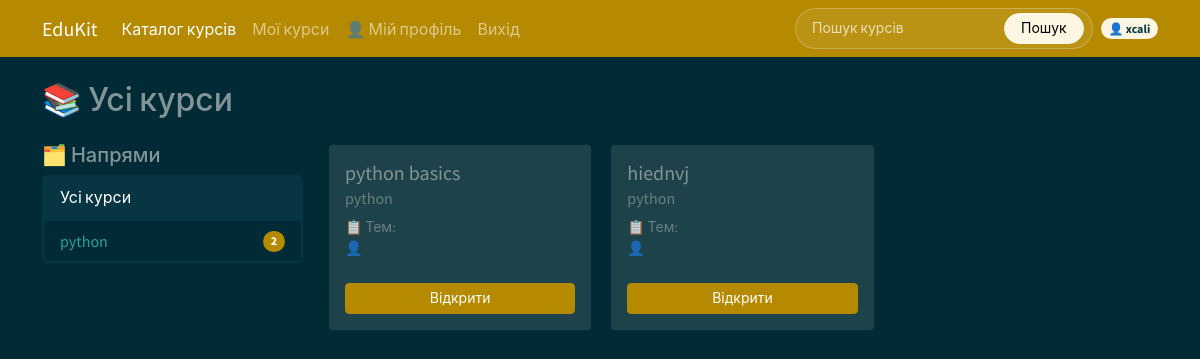
Page /course/ (signed in) on the committed database.
### courses/models.py (models this page shows, shortened)
class Subject(models.Model):
    title = models.CharField(max_length=200, verbose_name="Назва")
    slug = models.SlugField(max_length=200, unique=True)
    class Meta:
        verbose_name = "Спеціалізація"
        verbose_name_plural = "Спеціалізації"
        ordering = ['title']

class Course(models.Model):
    owner = models.ForeignKey(User, related_name='courses_created', on_delete=models.CASCADE, verbose_name="Викладач")
    subject = models.ForeignKey(Subject, related_name="courses", on_delete=models.CASCADE, verbose_name="Спеціалізація")
    title = models.CharField(max_length=500, verbose_name="Назва")
    slug = models.SlugField(max_length=500, unique=True, verbose_name="Коротка назва")
    overview = models.TextField(verbose_name="Опис")
    created = models.DateTimeField(auto_now_add=True)
    students = models.ManyToManyField(User, related_name='course_joined', blank=True, verbose_name="Зараховані студенти")
    published = models.BooleanField(default=False)
    class Meta:
        verbose_name = "Курс"
        verbose_name_plural = "Курси"
        ordering = ['-created']

### courses/views.py (the view)
# urls.py: path('', CourseListView.as_view(), name='course_list'),
class CourseListView(TemplateResponseMixin, View):
    model = Course
    template_name = 'courses/course/list.html'
    def get(self, request, subject=None):
        subjects = Subject.objects.annotate(
            total_courses=Count('courses', filter=Q(courses__published=True))
        ).filter(total_courses__gt=0)
        courses = Course.objects.filter(published=True).annotate(
            total_lessons=Count('lessons')
        )
        if subject:
            subject = get_object_or_404(Subject, slug=subject)
            courses = courses.filter(subject=subject, published=True)
        return self.render_to_response({
            'subjects': subjects,
            'subject': subject,
            'courses': courses,
        })

### courses/templatetags/courses.py (called while the page is built)
@register.filter(name='has_group')
def has_group(user, group_name):
    return user.groups.filter(name=group_name).exists()

### courses/templates/courses/course/list.html (shortened to what this page needs)
{% extends "base.html" %}
{% block content %}
  <h2 class="mb-4">
    {% if subject %}
      📂 Курси за напрямом "{{ subject.title }}"
    {% else %}
      📚 Усі курси
    {% endif %}
  </h2>
  <div class="row">
    <div class="col-12 col-md-3 mb-4">
      <h5 class="mb-2">🗂️ Напрями</h5>
      <ul id="subjects" class="list-group">
        <li class="list-group-item border-2 {% if not subject %}active{% endif %}">
          <a href="{% url 'course_list' %}" class="text-decoration-none {% if not subject %}text-white{% endif %}">Усі курси</a>
        </li>
        {% for s in subjects %}
          <li class="list-group-item border-2 d-flex justify-content-between align-items-center {% if subject == s %}active{% endif %}">
            <a href="{% url 'course_list_subject' s.slug %}" class="text-decoration-none {% if subject == s %}text-white{% endif %}">{{ s.title }}</a>
            <span class="badge text-bg-primary rounded-pill">{{ s.total_courses }}</span>
          </li>
        {% endfor %}
      </ul>
    </div>
    <div id="courses" class="col-12 col-md-9">
      <div class="row row-cols-1 row-cols-sm-2 row-cols-lg-3 g-3">
        {% for course in courses %}
          <div class="col">
            <div class="card h-100 border-2">
              <div class="card-body d-flex flex-column">
                <h5 class="card-title">{{ course.title }}</h5>
                <h6 class="card-subtitle mb-2 text-muted">{{ course.subject.title }}</h6>
                <p class="card-text small text-muted mt-auto">
                  📋 Тем: {{ course.total_modules }}<br/>
                  👤 {{ course.owner.get_full_name }}
                </p>
                <a href="{% url 'course_detail' course.slug %}" class="btn btn-primary btn-sm mt-2">Відкрити</a>
              </div>
            </div>
          </div>
        {% empty %}
          <div class="col-12">
            <p class="text-muted">Курси не знайдено.</p>
          </div>
        {% endfor %}
      </div>
    </div>
  </div>
{% endblock content %}

### courses/templates/base.html (shortened to what this page needs)
<!DOCTYPE html>
{% load courses %}
<html lang="uk">
<head>
  <link
    href="https://cdn.jsdelivr.net/npm/bootswatch@5.3.8/dist/solar/bootstrap.min.css"
    rel="stylesheet"
  >
</head>
<body>
  <nav class="navbar navbar-expand-lg bg-primary" data-bs-theme="dark">
  <div class="container">
    <a class="navbar-brand" href="{% url 'course_list' %}">EduKit</a>
    <div class="collapse navbar-collapse" id="mainNavbar">
      <ul class="navbar-nav me-auto mb-2 mb-lg-0">
  <li class="nav-item">
    <a class="nav-link {% if request.resolver_match.url_name == 'course_list' %}active{% endif %}"
       href="{% url 'course_list' %}">
      Каталог курсів
    </a>
  </li>
  {% if request.user.is_authenticated %}
    <li class="nav-item">
      {% if request.user|has_group:'Teachers' %}
        <a class="nav-link" href="{% url 'manage_course_list' %}">
          Мої курси
        </a>
      {% else %}
        <a class="nav-link" href="{% url 'student_course_list' %}">
          Мої курси
        </a>
      {% endif %}
    </li>
    {% if request.user|has_group:'Teachers' %}
  <li class="nav-item">
    <a class="nav-link" href="{% url 'teacher_profile' request.user.teacher_profile.id %}">
  👤 Мій профіль
</a>
  </li>
{% endif %}
    <li class="nav-item">
      <form method="post" action="{% url 'logout' %}">
        <button type="submit" class="btn btn-link nav-link border-0">Вихід</button>
      </form>
    </li>
  {% endif %}
</ul>
      <div class="d-flex align-items-center gap-2">
        <form class="navbar-search d-flex align-items-center rounded-pill px-2 py-1" role="search">
          <input class="search-input form-control form-control-sm me-2"
                 type="search" name="q" placeholder="Пошук курсів">
          <button class="btn btn-sm btn-light rounded-pill px-3" type="submit">Пошук</button>
        </form>
        {% if request.user.is_authenticated %}
          <span class="badge rounded-pill text-bg-light text-dark">
            👤 {{ request.user.get_full_name|default:request.user.username }}
          </span>
        {% endif %}
      </div>
    </div>
  </div>
</nav>
  <main class="container py-4">
    {% block content %}{% endblock  %}
  </main>
</body>
</html>

### courses/templates/base.html (style rules this page uses)
.navbar-search { background-color: rgba(255, 255, 255, 0.08); border: 1px solid rgba(255, 255, 255, 0.25); }
.navbar-search .search-input { background: transparent; color: #fff; border: 0; box-shadow: none; min-width: 180px; }
.navbar-search .search-input::placeholder { color: rgba(255, 255, 255, 0.7); }

### rows in the picture
Subject: title "python", total_courses "2"
Course: title "python basics", subject "python"
Course: title "hiednvj", subject "python"

### other values in the picture
{{ request.user.get_full_name|default:request.user.username }} "xcali"
